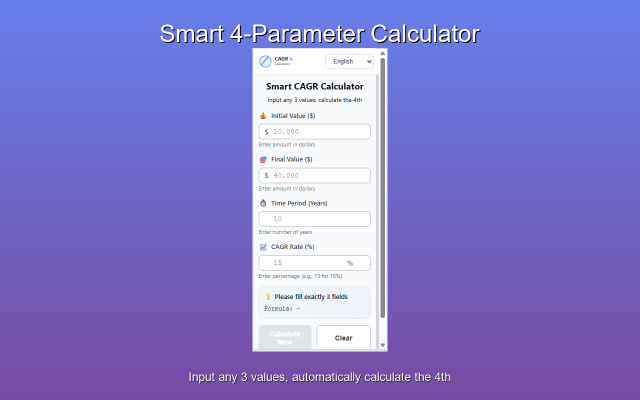
#> input picture screeshot-png/screenshot-1-main-interface-en.png, 1280 x 800 px (shown at 1/2 size)
$ python resize_screenshots.py
#> lines starting #> are read from the running program, lines starting #| are printed output that depends on the picture
#!/usr/bin/env python3
"""
Chrome Web Store 截图尺寸调整工具
将小尺寸截图调整为 1280x800 的专业展示图
"""

from PIL import Image, ImageDraw, ImageFont
import os

# 配置
TARGET_WIDTH = 1280
TARGET_HEIGHT = 800
BACKGROUND_COLOR = (103, 126, 234)  # 渐变蓝色
BACKGROUND_COLOR_2 = (118, 75, 162)  # 渐变紫色

# 截图信息
SCREENSHOTS = [
    {
        'input': 'screenshot-1-main-interface-en.png',
        'output': 'store-screenshot-1.png',
        'title': 'Smart 4-Parameter Calculator',
        'subtitle': 'Input any 3 values, automatically calculate the 4th'
    },
    {
        'input': 'screenshot-2-calculation-result-en.png',
        'output': 'store-screenshot-2.png',
        'title': 'Instant Calculation Results',
        'subtitle': 'Get detailed insights and market comparisons'
    },
    {
        'input': 'screenshot-3-chinese-interface.png',
        'output': 'store-screenshot-3.png',
        'title': 'Multi-Language Support',
        'subtitle': 'Available in 9 languages including Chinese'
    },
    {
        'input': 'screenshot-4-smart-detection-en.png',
        'output': 'store-screenshot-4.png',
        'title': 'Intelligent Mode Detection',
        'subtitle': 'Automatically detects which parameter to calculate'
    },
    {
        'input': 'screenshot-5-insights-en.png',
        'output': 'store-screenshot-5.png',
        'title': 'Investment Insights',
        'subtitle': 'Compare with market benchmarks and get recommendations'
    }
]


def create_gradient_background(width, height, color1, color2):
    """创建渐变背景"""
    base = Image.new('RGB', (width, height), color1)
    top = Image.new('RGB', (width, height), color2)

    mask = Image.new('L', (width, height))
    mask_data = []
    for y in range(height):
        mask_data.extend([int(255 * (y / height))] * width)
    mask.putdata(mask_data)

    base.paste(top, (0, 0), mask)
    return base


def add_text_to_image(image, title, subtitle):
    """在图片上添加文字"""
    draw = ImageDraw.Draw(image)

    # 尝试加载字体，如果失败则使用默认字体
    try:
        title_font = ImageFont.truetype("arial.ttf", 48)
        subtitle_font = ImageFont.truetype("arial.ttf", 24)
    except:
        # 如果找不到字体，使用默认字体
        title_font = ImageFont.load_default()
        subtitle_font = ImageFont.load_default()

    # 绘制标题（顶部）
    title_bbox = draw.textbbox((0, 0), title, font=title_font)
    title_width = title_bbox[2] - title_bbox[0]
    title_x = (TARGET_WIDTH - title_width) // 2
    title_y = 40

    # 添加文字阴影
    draw.text((title_x + 2, title_y + 2), title, font=title_font, fill=(0, 0, 0, 128))
    draw.text((title_x, title_y), title, font=title_font, fill=(255, 255, 255))

    # 绘制副标题（底部）
    subtitle_bbox = draw.textbbox((0, 0), subtitle, font=subtitle_font)
    subtitle_width = subtitle_bbox[2] - subtitle_bbox[0]
    subtitle_x = (TARGET_WIDTH - subtitle_width) // 2
    subtitle_y = TARGET_HEIGHT - 60

    # 添加文字阴影
    draw.text((subtitle_x + 1, subtitle_y + 1), subtitle, font=subtitle_font, fill=(0, 0, 0, 128))
    draw.text((subtitle_x, subtitle_y), subtitle, font=subtitle_font, fill=(255, 255, 255))

    return image


def process_screenshot(input_file, output_file, title, subtitle):
    """处理单张截图"""
    print(f"Processing: {input_file} -> {output_file}")

    # 读取原始截图
    screenshot = Image.open(input_file)

    # 创建渐变背景
    canvas = create_gradient_background(TARGET_WIDTH, TARGET_HEIGHT, BACKGROUND_COLOR, BACKGROUND_COLOR_2)

    # 计算截图放置位置（居中）
    screenshot_x = (TARGET_WIDTH - screenshot.width) // 2
    screenshot_y = (TARGET_HEIGHT - screenshot.height) // 2

    # 粘贴截图到画布
    canvas.paste(screenshot, (screenshot_x, screenshot_y))

    # 添加文字
    canvas = add_text_to_image(canvas, title, subtitle)

    # 保存
    canvas.save(output_file, 'PNG', optimize=True)
    print(f"[OK] Created: {output_file} ({TARGET_WIDTH}x{TARGET_HEIGHT})")


def main():
    """主函数"""
    print("=" * 60)
    print("Chrome Web Store Screenshot Resizer")
    print("=" * 60)
    print(f"Target size: {TARGET_WIDTH} x {TARGET_HEIGHT}")
    print(f"Processing {len(SCREENSHOTS)} screenshots...")
    print()

    success_count = 0

    for item in SCREENSHOTS:
        try:
            if not os.path.exists(item['input']):
                print(f"[ERROR] File not found: {item['input']}")
                continue

            process_screenshot(
                item['input'],
                item['output'],
                item['title'],
                item['subtitle']
            )
#> in process_screenshot, screenshot is the input picture: PIL image 1280x800 RGB; mean R, G, B 131.6, 123.5, 204.4
#> in create_gradient_background, `base = Image.new('RGB', (width, height), color1)`:
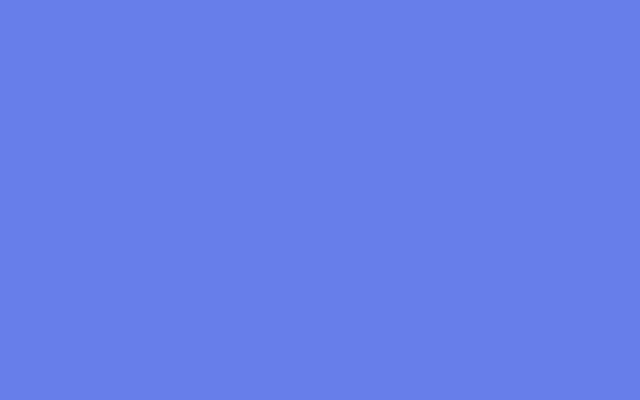
#> base: PIL image 1280x800 RGB (shown at 1/2 size); mean R, G, B 103, 126, 234
#> in create_gradient_background, `top = Image.new('RGB', (width, height), color2)`:
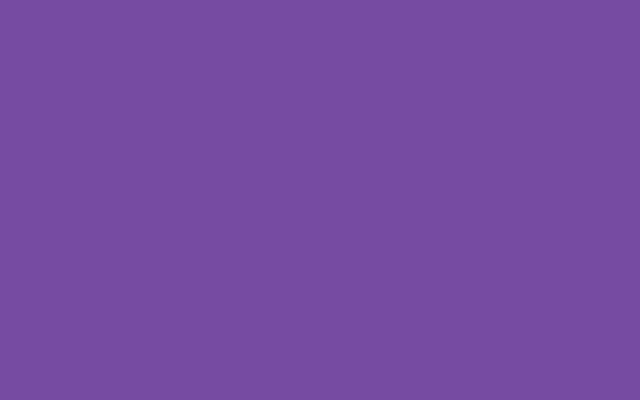
#> top: PIL image 1280x800 RGB (shown at 1/2 size); mean R, G, B 118, 75, 162
#> in create_gradient_background, `mask = Image.new('L', (width, height))`: mask: PIL image 1280x800 L; every value is 0
#> in create_gradient_background, `mask.putdata(mask_data)`:
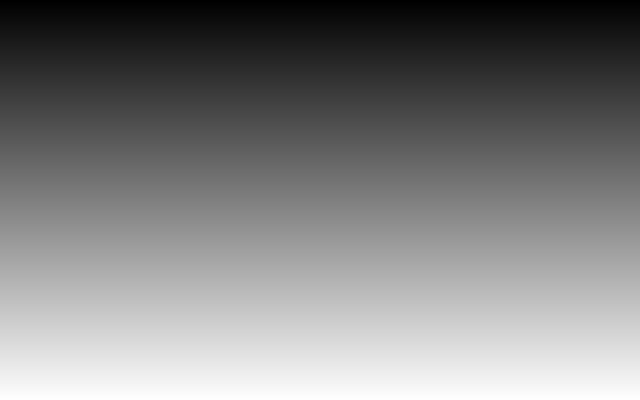
#> mask: PIL image 1280x800 L (shown at 1/2 size); min 0, max 254, mean 126.8
#> in create_gradient_background, `base.paste(top, (0, 0), mask)`:
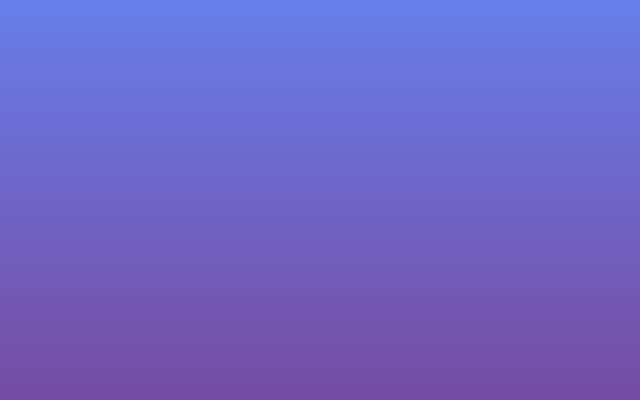
#> base: PIL image 1280x800 RGB (shown at 1/2 size); mean R, G, B 110.5, 100.6, 198.2
#> in add_text_to_image, `title_bbox = draw.textbbox((0, 0), title, font=title_font)`: title_bbox = (0, 9, 717, 46)
#> in add_text_to_image, `title_width = title_bbox[2] - title_bbox[0]`: title_width = 717
#> in add_text_to_image, `title_x = (TARGET_WIDTH - title_width) // 2`: title_x = 281
#> in add_text_to_image, `subtitle_bbox = draw.textbbox((0, 0), subtitle, font=subtitle_font)`: subtitle_bbox = (0, 5, 612, 28)
#> in add_text_to_image, `subtitle_width = subtitle_bbox[2] - subtitle_bbox[0]`: subtitle_width = 612
#> in add_text_to_image, `subtitle_x = (TARGET_WIDTH - subtitle_width) // 2`: subtitle_x = 334
            success_count += 1
            print()

        except Exception as e:
            print(f"[ERROR] Error processing {item['input']}: {e}")
            print()

    print("=" * 60)
    print(f"[SUCCESS] Successfully processed: {success_count}/{len(SCREENSHOTS)}")
    print("=" * 60)
    print()
    print("Generated files:")
    for item in SCREENSHOTS:
        if os.path.exists(item['output']):
            size = os.path.getsize(item['output']) / 1024
            print(f"  [OK] {item['output']} ({size:.1f} KB)")
#> this loop made 5 passes
#> size on passes 1 to 5: 77.11, 69.97, 75.96, 76.66, 66.14
#|   [OK] store-screenshot-1.png (77.1 KB)
#|   [OK] store-screenshot-2.png (70.0 KB)
#|   [OK] store-screenshot-3.png (76.0 KB)
#|   [OK] store-screenshot-4.png (76.7 KB)
#|   [OK] store-screenshot-5.png (66.1 KB)
    print()
    print("[DONE] All done! You can now upload these screenshots to Chrome Web Store.")


if __name__ == '__main__':
    main()
